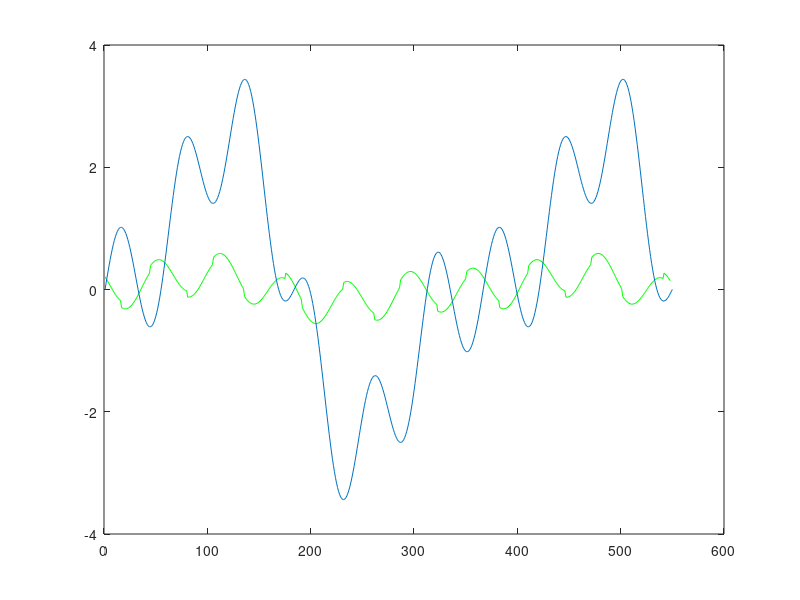
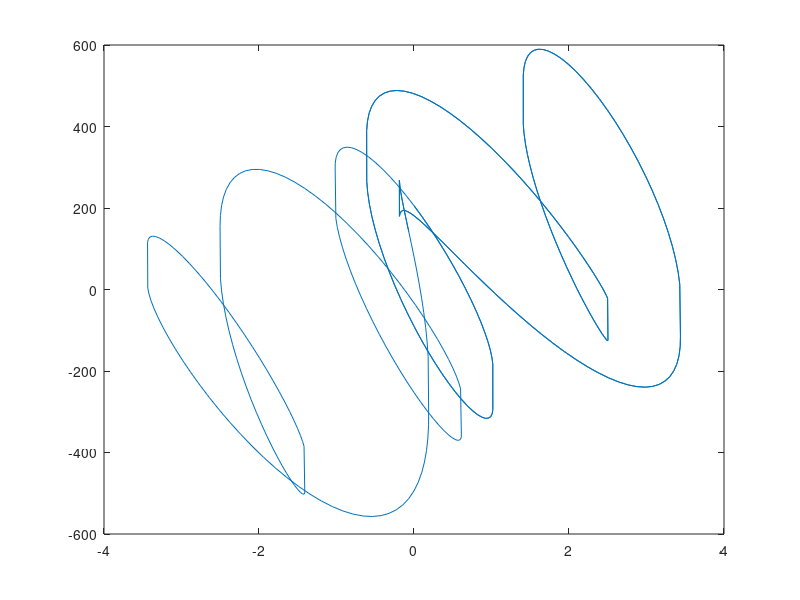

Here is the MATLAB script that generated these plots, in order:
%clc, clear all, close all
ts = 1/183
t = 0:ts:3;
x = sin(pi*2*3*t)-sin(pi*2*1*t)+2*sin(pi*2*0.5*t);
dx = diff(x)/ts
ddx = diff(dx)/ts
I = 1
B = 10
K = 100
C = 50
G = 3
F = I.*ddx+B.*dx(1:end-1)+K.*x(1:end-2)+C*sign(dx(1:end-1))+G

figure(1);plot(F/1000,'g');hold on; plot(x)
figure(2);plot(x(1:end-2),F);

A = [x(1:end-2)',dx(1:end-1)',ddx',sign(dx(1:end-1))',ones(length(ddx),1)]
Q = A\F'
